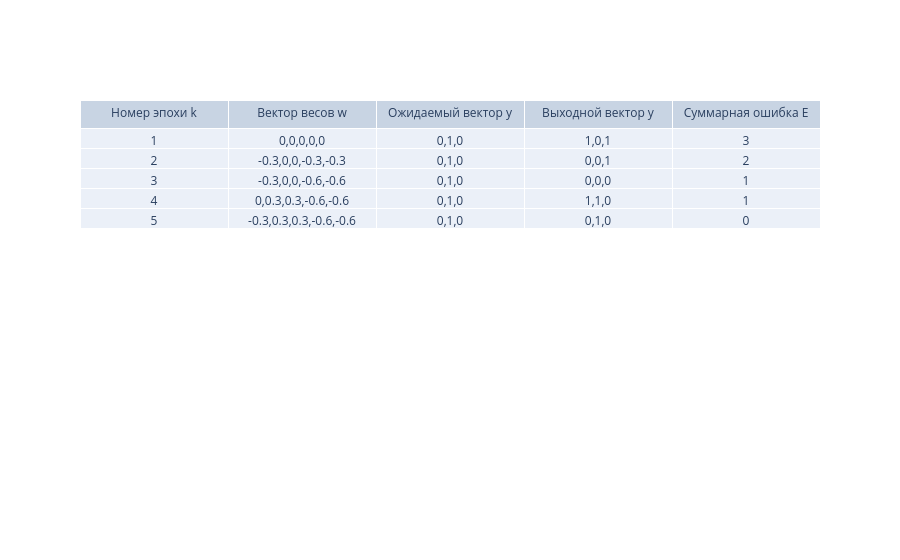

Notebook cell for this chart:
### Code cell
#Функция для нахождения минимальных входных данных для сети, достаточных для обучения
def find_min_inputs(full_inputs, full_outputs, network):
        for i in range(1,len(full_inputs)): # Перебор подмножеств от 1 до 15
            new_inputs = itertools.combinations(range(16), i)
            # перебор всех возможных сочетаний индексов входов длиной i 
            for sample in new_inputs: 
                inputs=[]
                outputs=[]
                min_output = []
                for number in sample:
                    # формируем двоичное представление числа (4-битное)
                    inputs.append(list(map(int,bin(number)[2:].rjust(4,'0'))))
                for bin_number in inputs:
                    # генерируем выходы для поднабора входов через булеву функцию
                    outputs.append(bool_func(bin_number))
                inputs = np.array(inputs)
                outputs = np.array(outputs)

                netw = network(4)
                # Обучение сети на выбранном подмножестве
                E = netw.learn(inputs, outputs) 
                # Расстояние Хэмминга при тестировании на полном наборе
                E_full = netw.check_network_with_weights(full_inputs, full_outputs)
                print("E_min: ",E,"E_full: ",E_full)
                # Проверка, способна ли сеть корректно предсказывать на множестве
                if E == 0 and E_full == 0:
                    min_input_param={'weights': netw.weights,'inputs': inputs, 'outputs':outputs}
                    return min_input_param
            
min_input_param = find_min_inputs(full_inputs, full_outputs, network) 
min_weights = np.round(min_input_param['weights'],3)
min_input = min_input_param['inputs']
min_output = np.array(min_input_param['outputs'], dtype = int)

print('Веса:', min_weights)
print('Минимальная выборка:', min_input)
print('Ожидаемый выход:', min_output)

netw_min_train = network(4)
# обучение нейросети на минимальной выборке с ВЫВОДОМ результата
min_out = netw_min_train.learn(min_input,min_output,show=True)

# вывод результатов
trace = go.Table(
    header=dict(values=['Номер эпохи k', 
                        'Вектор весов w',
                        'Ожидаемый вектор y',
                        'Выходной вектор y',
                        'Суммарная ошибка E']),
    cells=dict(values=[*list(zip(*min_out))])
)
data = [trace]

iplot(data, filename = 'basic_table')

### Figure 1 — Plotly figure (JSON) as saved in the notebook; plotly's stock layout.template omitted (floating-point values rounded to 4 significant figures)
{"data": [{"cells": {"values": [[1, 2, 3, 4, 5], [[0, 0, 0, 0, 0], [-0.3, 0, 0, -0.3, -0.3], [-0.3, 0, 0, -0.6, -0.6], [0, 0.3, 0.3, -0.6, -0.6], [-0.3, 0.3, 0.3, -0.6, -0.6]], [[0, 1, 0], [0, 1, 0], [0, 1, 0], [0, 1, 0], [0, 1, 0]], [[1, 0, 1], [0, 0, 1], [0, 0, 0], [1, 1, 0], [0, 1, 0]], [3, 2, 1, 1, 0]]}, "header": {"values": ["Номер эпохи k", "Вектор весов w", "Ожидаемый вектор y", "Выходной вектор y", "Суммарная ошибка E"]}, "type": "table"}], "layout": {}}
